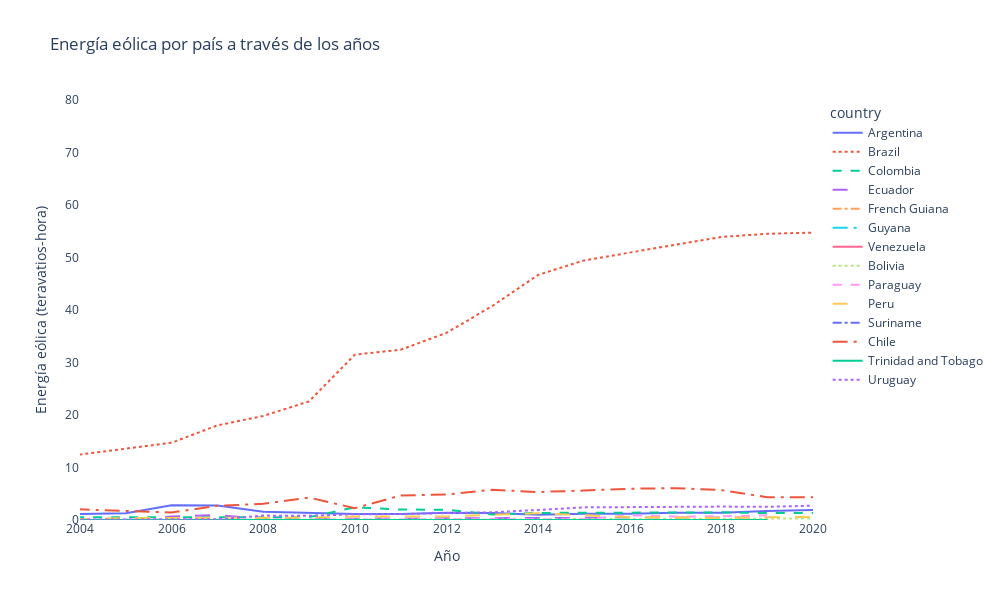

Source (notebook cell):
### Code cell
fig = px.line(desarrollo_biofuel,x='year',
    y='biofuel_electricity',
    color='country',
    line_dash='country',
    line_group='country',
    labels={'biofuel_electricity': 'biofuel Electricity', 'year': 'Year'},
    title='Energía eólica por país a través de los años')
fig.update_layout(
    xaxis_title='Año',
    yaxis_title='Energía eólica (teravatios-hora)',
    width=1000,
    height=600,
    plot_bgcolor='white',
    showlegend=True,
    yaxis=dict(range=[0, 80]),
    xaxis=dict(range=[2004, desarrollo_biofuel['year'].max()])
)
fig.update_traces(line_shape='linear', line_simplify=True)
fig.show()

### Figure 1 — Plotly figure (JSON) as saved in the notebook; plotly's stock layout.template omitted (floating-point values rounded to 4 significant figures)
{"data": [{"hovertemplate": "country=Argentina<br>Year=%{x}<br>biofuel Electricity=%{y}<extra></extra>", "legendgroup": "Argentina", "line": {"color": "#636efa", "dash": "solid", "shape": "linear", "simplify": true}, "marker": {"symbol": "circle"}, "mode": "lines", "name": "Argentina", "orientation": "v", "showlegend": true, "type": "scatter", "x": [1998, 1999, 2000, 2001, 2002, 2003, 2004, 2005, 2006, 2007, 2008, 2009, 2010, 2011, 2012, 2013, 2014, 2015, 2016, 2017, 2018, 2019, 2020], "xaxis": "x", "y": [0.68, 0.68, 0.68, 0.62, 0.87, 1, 1.2, 1.3, 2.8, 2.76, 1.576, 1.366, 1.165, 1.162, 1.372, 1.314, 0.988, 1.194, 1.214, 1.389, 1.36, 1.724, 1.893], "yaxis": "y"}, {"hovertemplate": "country=Brazil<br>Year=%{x}<br>biofuel Electricity=%{y}<extra></extra>", "legendgroup": "Brazil", "line": {"color": "#EF553B", "dash": "dot", "shape": "linear", "simplify": true}, "marker": {"symbol": "circle"}, "mode": "lines", "name": "Brazil", "orientation": "v", "showlegend": true, "type": "scatter", "x": [1998, 1999, 2000, 2001, 2002, 2003, 2004, 2005, 2006, 2007, 2008, 2009, 2010, 2011, 2012, 2013, 2014, 2015, 2016, 2017, 2018, 2019, 2020], "xaxis": "x", "y": [7.844, 7.844, 7.844, 8.98, 10.22, 11.89, 12.48, 13.59, 14.72, 18.02, 19.82, 22.6, 31.5, 32.43, 35.65, 40.76, 46.69, 49.45, 50.94, 52.54, 53.91, 54.51, 54.74], "yaxis": "y"}, {"hovertemplate": "country=Colombia<br>Year=%{x}<br>biofuel Electricity=%{y}<extra></extra>", "legendgroup": "Colombia", "line": {"color": "#00cc96", "dash": "dash", "shape": "linear", "simplify": true}, "marker": {"symbol": "circle"}, "mode": "lines", "name": "Colombia", "orientation": "v", "showlegend": true, "type": "scatter", "x": [1998, 1999, 2000, 2001, 2002, 2003, 2004, 2005, 2006, 2007, 2008, 2009, 2010, 2011, 2012, 2013, 2014, 2015, 2016, 2017, 2018, 2019, 2020], "xaxis": "x", "y": [0.496, 0.496, 0.496, 0.496, 0.491, 0.495, 0.467, 0.503, 0.53, 0.532, 0.537, 0.541, 2.417, 1.999, 1.953, 1.048, 1.347, 1.371, 1.462, 1.427, 1.458, 1.317, 1.341], "yaxis": "y"}, {"hovertemplate": "country=Ecuador<br>Year=%{x}<br>biofuel Electricity=%{y}<extra></extra>", "legendgroup": "Ecuador", "line": {"color": "#ab63fa", "dash": "longdash", "shape": "linear", "simplify": true}, "marker": {"symbol": "circle"}, "mode": "lines", "name": "Ecuador", "orientation": "v", "showlegend": true, "type": "scatter", "x": [1998, 1999, 2000, 2001, 2002, 2003, 2004, 2005, 2006, 2007, 2008, 2009, 2010, 2011, 2012, 2013, 2014, 2015, 2016, 2017, 2018, 2019], "xaxis": "x", "y": [0, 0, 0, 0, 0, 0, 0, 0.05, 0.678, 0.949, 0.208, 0.217, 0.236, 0.278, 0.296, 0.296, 0.399, 0.408, 0.49, 0.459, 0.428, 0.455], "yaxis": "y"}, {"hovertemplate": "country=French Guiana<br>Year=%{x}<br>biofuel Electricity=%{y}<extra></extra>", "legendgroup": "French Guiana", "line": {"color": "#FFA15A", "dash": "dashdot", "shape": "linear", "simplify": true}, "marker": {"symbol": "circle"}, "mode": "lines", "name": "French Guiana", "orientation": "v", "showlegend": true, "type": "scatter", "x": [1998, 1999, 2000, 2001, 2002, 2003, 2004, 2005, 2006, 2007, 2008, 2009, 2010, 2011, 2012, 2013, 2014, 2015, 2016, 2017, 2018, 2019], "xaxis": "x", "y": [0, 0, 0, 0, 0, 0, 0, 0, 0, 0, 0, 0.001, 0.008, 0.012, 0.012, 0.013, 0.012, 0.012, 0.012, 0.01, 0.01, 0.01], "yaxis": "y"}, {"hovertemplate": "country=Guyana<br>Year=%{x}<br>biofuel Electricity=%{y}<extra></extra>", "legendgroup": "Guyana", "line": {"color": "#19d3f3", "dash": "longdashdot", "shape": "linear", "simplify": true}, "marker": {"symbol": "circle"}, "mode": "lines", "name": "Guyana", "orientation": "v", "showlegend": true, "type": "scatter", "x": [1998, 1999, 2000, 2001, 2002, 2003, 2004, 2005, 2006, 2007, 2008, 2009, 2010, 2011, 2012, 2013, 2014, 2015, 2016, 2017, 2018, 2019], "xaxis": "x", "y": [0.041, 0.041, 0.041, 0.047, 0.056, 0.051, 0.056, 0.045, 0.045, 0.047, 0.045, 0.045, 0.01, 0.012, 0.018, 0.021, 0.02, 0.026, 0.019, 0.014, 0.01, 0.005], "yaxis": "y"}, {"hovertemplate": "country=Venezuela<br>Year=%{x}<br>biofuel Electricity=%{y}<extra></extra>", "legendgroup": "Venezuela", "line": {"color": "#FF6692", "dash": "solid", "shape": "linear", "simplify": true}, "marker": {"symbol": "circle"}, "mode": "lines", "name": "Venezuela", "orientation": "v", "showlegend": true, "type": "scatter", "x": [1998, 1999, 2000, 2001, 2002, 2003, 2004, 2005, 2006, 2007, 2008, 2009, 2010, 2011, 2012, 2013, 2014, 2015, 2016, 2017, 2018, 2019], "xaxis": "x", "y": [0, 0, 0, 0, 0, 0, 0, 0, 0, 0, 0, 0, 0, 0, 0, 0, 0, 0, 0, 0, 0, 0], "yaxis": "y"}, {"hovertemplate": "country=Bolivia<br>Year=%{x}<br>biofuel Electricity=%{y}<extra></extra>", "legendgroup": "Bolivia", "line": {"color": "#B6E880", "dash": "dot", "shape": "linear", "simplify": true}, "marker": {"symbol": "circle"}, "mode": "lines", "name": "Bolivia", "orientation": "v", "showlegend": true, "type": "scatter", "x": [1998, 1999, 2000, 2001, 2002, 2003, 2004, 2005, 2006, 2007, 2008, 2009, 2010, 2011, 2012, 2013, 2014, 2015, 2016, 2017, 2018, 2019, 2020], "xaxis": "x", "y": [0.054, 0.054, 0.054, 0.054, 0.054, 0.054, 0.055, 0.057, 0.058, 0.062, 0.096, 0.119, 0.077, 0.085, 0.082, 0.09, 0.088, 0.204, 0.182, 0.143, 0.196, 0.269, 0.269], "yaxis": "y"}, {"hovertemplate": "country=Paraguay<br>Year=%{x}<br>biofuel Electricity=%{y}<extra></extra>", "legendgroup": "Paraguay", "line": {"color": "#FF97FF", "dash": "dash", "shape": "linear", "simplify": true}, "marker": {"symbol": "circle"}, "mode": "lines", "name": "Paraguay", "orientation": "v", "showlegend": true, "type": "scatter", "x": [1998, 1999, 2000, 2001, 2002, 2003, 2004, 2005, 2006, 2007, 2008, 2009, 2010, 2011, 2012, 2013, 2014, 2015, 2016, 2017, 2018, 2019], "xaxis": "x", "y": [0, 0, 0, 0, 0, 0, 0, 0, 0, 0, 0, 0, 0, 0, 0, 0.126, 0.139, 0.146, 0.895, 0.682, 0.701, 0.886], "yaxis": "y"}, {"hovertemplate": "country=Peru<br>Year=%{x}<br>biofuel Electricity=%{y}<extra></extra>", "legendgroup": "Peru", "line": {"color": "#FECB52", "dash": "longdash", "shape": "linear", "simplify": true}, "marker": {"symbol": "circle"}, "mode": "lines", "name": "Peru", "orientation": "v", "showlegend": true, "type": "scatter", "x": [1998, 1999, 2000, 2001, 2002, 2003, 2004, 2005, 2006, 2007, 2008, 2009, 2010, 2011, 2012, 2013, 2014, 2015, 2016, 2017, 2018, 2019, 2020], "xaxis": "x", "y": [0.158, 0.158, 0.158, 0.17, 0.193, 0.204, 0.16, 0.361, 0.375, 0.45, 0.46, 0.46, 0.673, 0.675, 0.668, 0.96, 1.291, 0.907, 0.556, 0.471, 0.419, 0.53, 0.582], "yaxis": "y"}, {"hovertemplate": "country=Suriname<br>Year=%{x}<br>biofuel Electricity=%{y}<extra></extra>", "legendgroup": "Suriname", "line": {"color": "#636efa", "dash": "dashdot", "shape": "linear", "simplify": true}, "marker": {"symbol": "circle"}, "mode": "lines", "name": "Suriname", "orientation": "v", "showlegend": true, "type": "scatter", "x": [1998, 1999, 2000, 2001, 2002, 2003, 2004, 2005, 2006, 2007, 2008, 2009, 2010, 2011, 2012, 2013, 2014, 2015, 2016, 2017, 2018, 2019], "xaxis": "x", "y": [0, 0, 0, 0, 0, 0, 0, 0, 0, 0, 0, 0, 0, 0, 0, 0, 0, 0.006, 0.006, 0.006, 0.006, 0.006], "yaxis": "y"}, {"hovertemplate": "country=Chile<br>Year=%{x}<br>biofuel Electricity=%{y}<extra></extra>", "legendgroup": "Chile", "line": {"color": "#EF553B", "dash": "longdashdot", "shape": "linear", "simplify": true}, "marker": {"symbol": "circle"}, "mode": "lines", "name": "Chile", "orientation": "v", "showlegend": true, "type": "scatter", "x": [1998, 1999, 2000, 2001, 2002, 2003, 2004, 2005, 2006, 2007, 2008, 2009, 2010, 2011, 2012, 2013, 2014, 2015, 2016, 2017, 2018, 2019, 2020], "xaxis": "x", "y": [0.941, 0.941, 0.941, 2.068, 1.944, 1.807, 2.031, 1.79, 1.431, 2.696, 3.083, 4.274, 2.247, 4.673, 4.854, 5.761, 5.327, 5.615, 5.957, 6.062, 5.689, 4.352, 4.352], "yaxis": "y"}, {"hovertemplate": "country=Trinidad and Tobago<br>Year=%{x}<br>biofuel Electricity=%{y}<extra></extra>", "legendgroup": "Trinidad and Tobago", "line": {"color": "#00cc96", "dash": "solid", "shape": "linear", "simplify": true}, "marker": {"symbol": "circle"}, "mode": "lines", "name": "Trinidad and Tobago", "orientation": "v", "showlegend": true, "type": "scatter", "x": [1998, 1999, 2000, 2001, 2002, 2003, 2004, 2005, 2006, 2007, 2008, 2009, 2010, 2011, 2012, 2013, 2014, 2015, 2016, 2017, 2018, 2019], "xaxis": "x", "y": [0.02, 0.02, 0.02, 0.029, 0.026, 0.012, 0.023, 0.022, 0.026, 0.019, 0.02, 0.019, 0, 0, 0, 0, 0, 0, 0, 0, 0, 0], "yaxis": "y"}, {"hovertemplate": "country=Uruguay<br>Year=%{x}<br>biofuel Electricity=%{y}<extra></extra>", "legendgroup": "Uruguay", "line": {"color": "#ab63fa", "dash": "dot", "shape": "linear", "simplify": true}, "marker": {"symbol": "circle"}, "mode": "lines", "name": "Uruguay", "orientation": "v", "showlegend": true, "type": "scatter", "x": [1998, 1999, 2000, 2001, 2002, 2003, 2004, 2005, 2006, 2007, 2008, 2009, 2010, 2011, 2012, 2013, 2014, 2015, 2016, 2017, 2018, 2019, 2020], "xaxis": "x", "y": [0.035, 0.035, 0.035, 0.037, 0.039, 0.038, 0.036, 0.039, 0.05, 0.137, 0.838, 0.793, 1.1, 1.131, 1.32, 1.46, 1.923, 2.407, 2.453, 2.568, 2.554, 2.515, 2.721], "yaxis": "y"}], "layout": {"height": 600, "legend": {"title": {"text": "country"}, "tracegroupgap": 0}, "plot_bgcolor": "white", "showlegend": true, "title": {"text": "Energía eólica por país a través de los años"}, "width": 1000, "xaxis": {"anchor": "y", "domain": [0, 1], "range": [2004, 2020], "title": {"text": "Año"}}, "yaxis": {"anchor": "x", "domain": [0, 1], "range": [0, 80], "title": {"text": "Energía eólica (teravatios-hora)"}}}}
